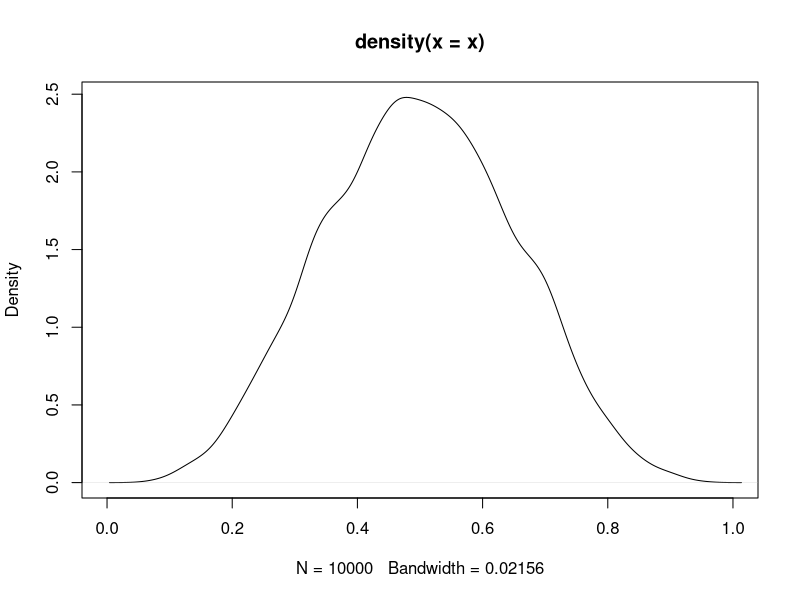
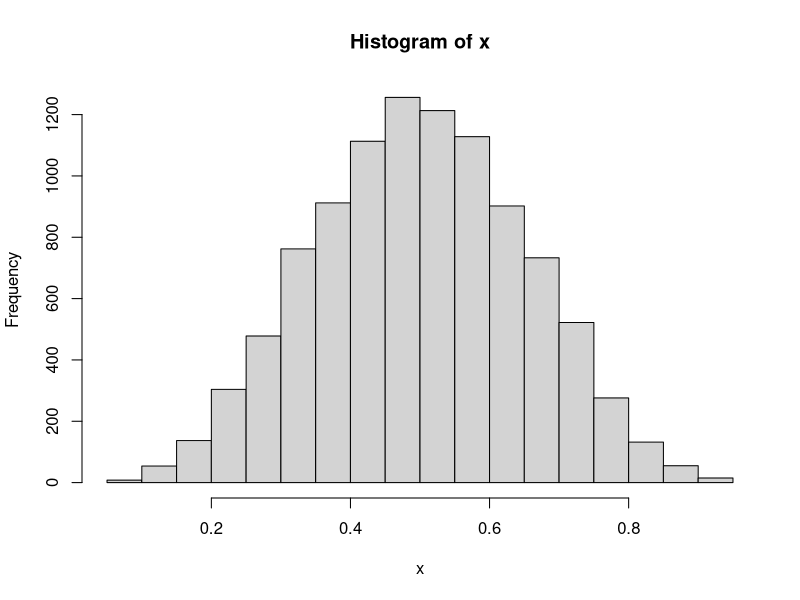

The R source for these figures, in order:
x<-rbeta(10000, 5, 5)

plot(density(x), xlim=c(0,1))

hist(x)

quantile(x,probs=c(.025,.975)) #calculate 95% confidence interval
quantile(x,probs=c(.005,.995)) #calculate 99% confidence interval
